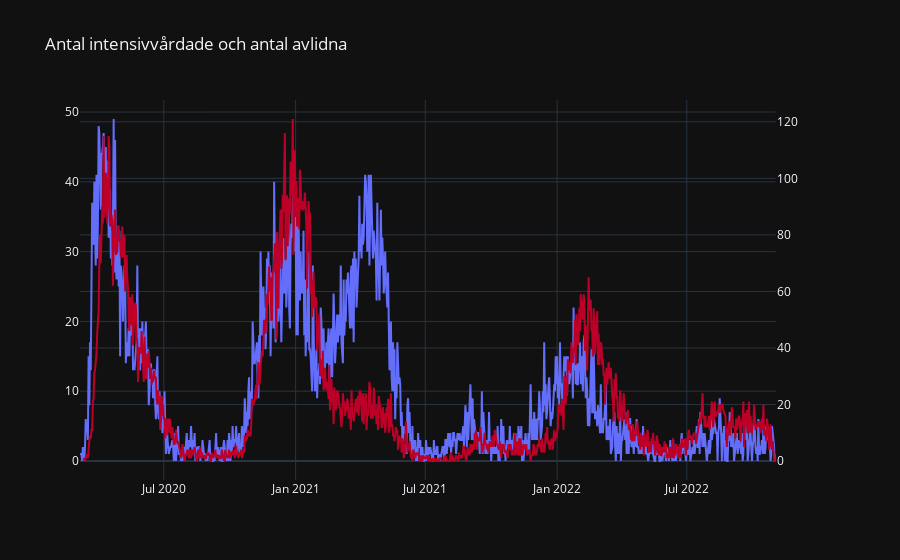

Notebook code cell kept with this figure:
### Markdown cell above
Slutsats: Sannolikheten att avlida i covid som kvinna är lägre än som man.

# 🤷♀️
---

KPI2: uuuuhhhh antal intensivvårdade per dag och antal avlidna per dag

### Code cell
intens = pd.read_excel("Data/covid19.xlsx", sheet_name="Antal intensivvårdade per dag")
avlidn = pd.read_excel("Data/covid19.xlsx", sheet_name="Antal avlidna per dag")

fig_intens = px.line(data_frame=intens, x="Datum_vårdstart", y="Antal_intensivvårdade")
fig_avlidn = px.line(data_frame=avlidn, x="Datum_avliden", y="Antal_avlidna")

# Create figure with secondary y-axis
fig_combin = make_subplots(specs=[[{"secondary_y": True}]])
fig_avlidn.update_traces(yaxis="y2", line_color="#bc0028")
fig_combin.add_traces(fig_intens.data + fig_avlidn.data)

# Title and naming
fig_combin.layout.title = "Antal intensivvårdade och antal avlidna"

fig_combin.show()

### Figure 1 — Plotly figure (JSON) as saved in the notebook; plotly's stock layout.template omitted (floating-point values rounded to 4 significant figures; data arrays with more than 128 entries replaced by an {"elided": "..."} marker saying what was removed)
{"data": [{"hovertemplate": "Datum_vårdstart=%{x}<br>Antal_intensivvårdade=%{y}<extra></extra>", "legendgroup": "", "line": {"color": "#636efa", "dash": "solid"}, "marker": {"symbol": "circle"}, "mode": "lines", "name": "", "orientation": "v", "showlegend": false, "type": "scatter", "x": {"elided": "972 str values"}, "xaxis": "x", "y": {"elided": "972 int values"}, "yaxis": "y"}, {"hovertemplate": "Datum_avliden=%{x}<br>Antal_avlidna=%{y}<extra></extra>", "legendgroup": "", "line": {"color": "#bc0028", "dash": "solid"}, "marker": {"symbol": "circle"}, "mode": "lines", "name": "", "orientation": "v", "showlegend": false, "type": "scatter", "x": {"elided": "968 str values"}, "xaxis": "x", "y": {"elided": "968 int values"}, "yaxis": "y2"}], "layout": {"title": {"text": "Antal intensivvårdade och antal avlidna"}, "xaxis": {"anchor": "y", "domain": [0, 0.94]}, "yaxis": {"anchor": "x", "domain": [0, 1]}, "yaxis2": {"anchor": "x", "overlaying": "y", "side": "right"}}}
